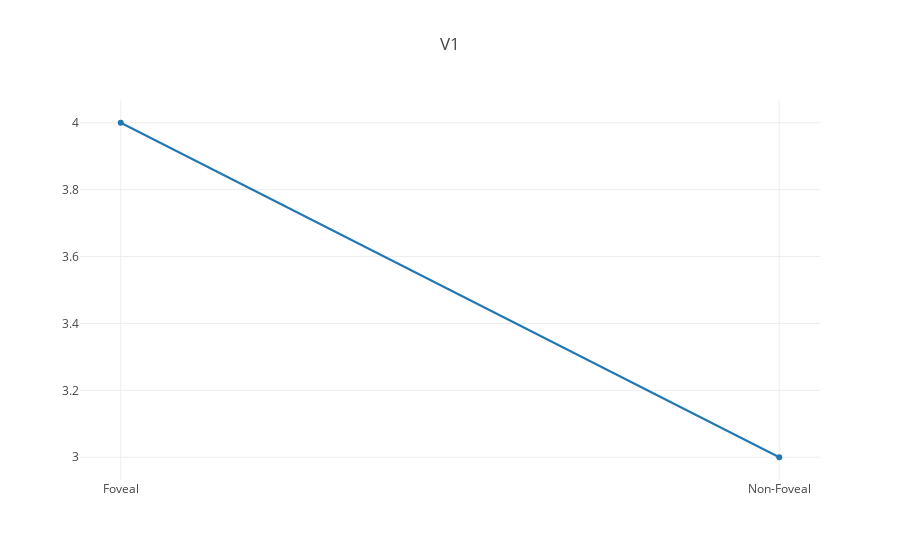

This figure's notebook cell:
### Code cell
import plotly
from plotly.graph_objs import Scatter, Layout

plotly.offline.init_notebook_mode(connected=True)

plotly.offline.iplot({
    "data": [Scatter(x=['Foveal', 'Non-Foveal'], y=[4, 3])],
    "layout": Layout(title="V1")
})

### Figure 1 — Plotly figure (JSON) as saved in the notebook; plotly's stock layout.template omitted (floating-point values rounded to 4 significant figures)
{"data": [{"type": "scatter", "x": ["Foveal", "Non-Foveal"], "y": [4, 3]}], "layout": {"title": "V1"}}
